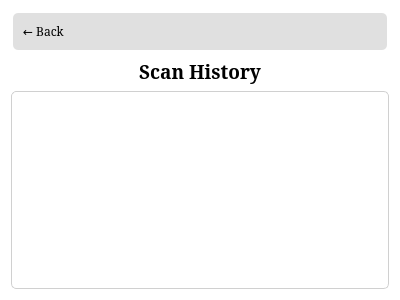
<?xml version="1.0" encoding="UTF-8"?>
<ui version="4.0">
 <class>HistoryPage</class>
 <widget class="QWidget" name="HistoryPage">
  <property name="geometry">
   <rect>
    <x>0</x>
    <y>0</y>
    <width>400</width>
    <height>300</height>
   </rect>
  </property>
  <property name="windowTitle">
   <string>Scan History</string>
  </property>
  <property name="styleSheet">
   <string notr="true">QWidget { background-color: transparent; }
QLabel { background: none; color: black; }
QTableWidget {
    background-color: white;
    border: 1px solid #d0d0d0;
    border-radius: 5px;
    selection-background-color: #e0e0e0;
    selection-color: black;
}

QPushButton.info-button {
    background-color: #e0e0e0;
    border: none;
    border-radius: 12px;
    min-width: 24px;
    max-width: 24px;
    min-height: 24px;
    max-height: 24px;
    font-family: Serif;
    font-weight: bold;
    color: #404040;
}
QPushButton.info-button:hover {
    background-color: #d0d0d0;
}
QPushButton.info-button:pressed {
    background-color: #c0c0c0;
}

QTableWidget::item {
    padding: 5px;
}
QTableWidget::item:selected {
    background-color: #e0e0e0;
    color: black;
}
QHeaderView::section {
    background-color: #f0f0f0;
    color: black;
    padding: 5px;
    border: 1px solid #d0d0d0;
    font-family: Serif;
    font-weight: bold;
}
QMessageBox {
    background-color: #f0f0f0;
}
QMessageBox QLabel {
    color: black;
    background-color: transparent;
}
QMessageBox QPushButton {
    background-color: #e0e0e0;
    border: 1px solid #c0c0c0;
    border-radius: 3px;
    padding: 5px 15px;
    min-width: 60px;
}
QMessageBox QPushButton:hover {
    background-color: #d0d0d0;
}</string>
  </property>
  <layout class="QVBoxLayout" name="verticalLayout">
   <item>
    <widget class="QPushButton" name="backButton">
     <property name="font">
      <font>
       <family>Serif</family>
      </font>
     </property>
     <property name="styleSheet">
      <string notr="true">QPushButton {
    text-align: left;
    padding: 10px;
    border: none;
    background-color: #e0e0e0;
    border-radius: 5px;
    margin: 2px;
}
QPushButton:hover {
    background-color: #d0d0d0;
}
QPushButton:pressed {
    background-color: #c0c0c0;
}</string>
     </property>
     <property name="text">
      <string>← Back</string>
     </property>
    </widget>
   </item>
   <item>
    <widget class="QLabel" name="titleLabel">
     <property name="font">
      <font>
       <family>Serif</family>
       <pointsize>14</pointsize>
       <bold>true</bold>
      </font>
     </property>
     <property name="text">
      <string>Scan History</string>
     </property>
     <property name="alignment">
      <set>Qt::AlignCenter</set>
     </property>
    </widget>
   </item>
   <item>
    <widget class="QTableWidget" name="historyTable">
     <property name="font">
      <font>
       <family>Serif</family>
      </font>
     </property>
     <property name="editTriggers">
      <set>QAbstractItemView::NoEditTriggers</set>
     </property>
     <property name="alternatingRowColors">
      <bool>true</bool>
     </property>
     <property name="selectionMode">
      <enum>QAbstractItemView::SingleSelection</enum>
     </property>
     <property name="selectionBehavior">
      <enum>QAbstractItemView::SelectRows</enum>
     </property>
     <attribute name="horizontalHeaderStretchLastSection">
      <bool>true</bool>
     </attribute>
    </widget>
   </item>
  </layout>
 </widget>
 <resources/>
 <connections/>
</ui>
